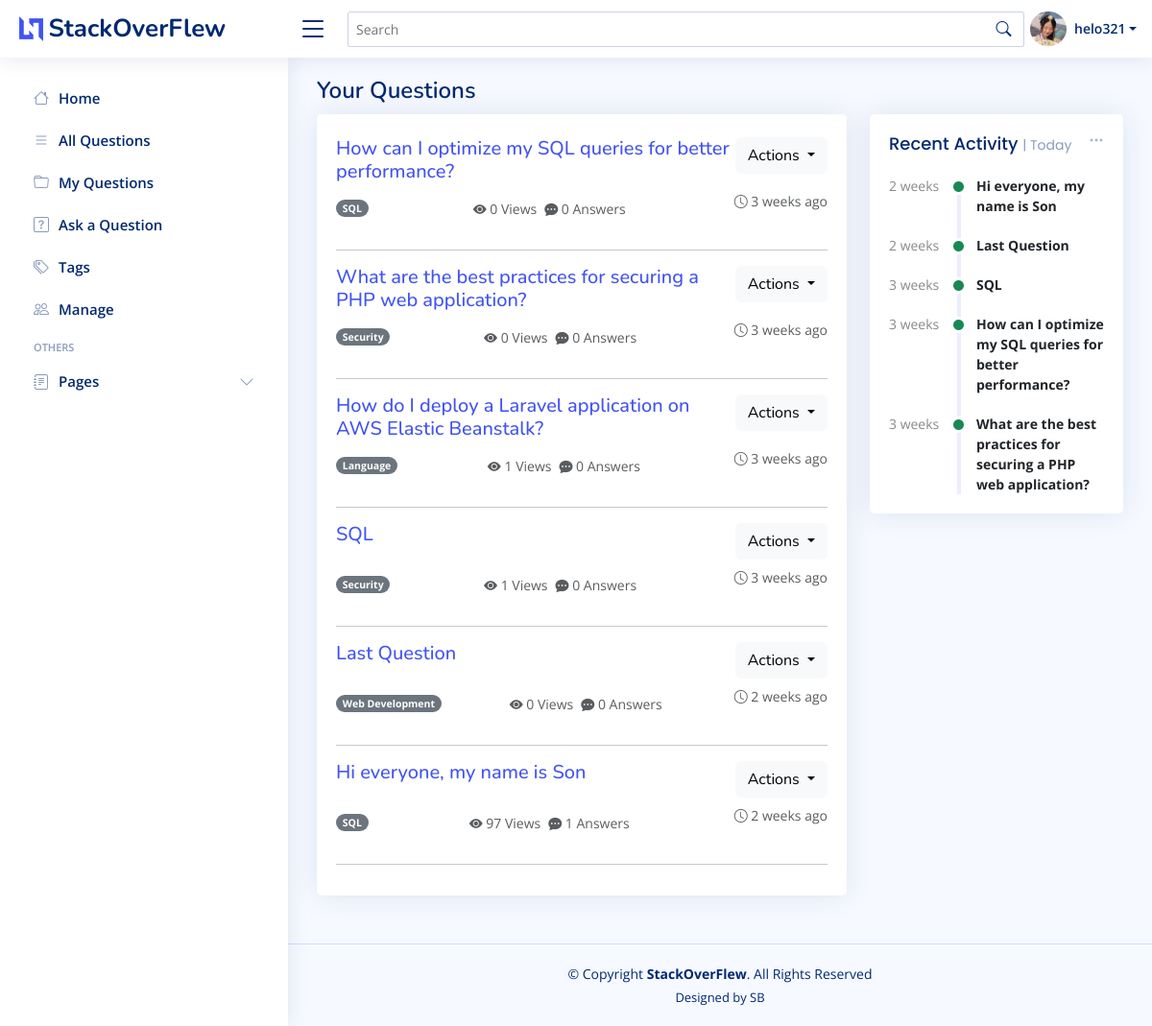
/users/user_questions.php (signed in), run on the app's committed database.
### tables this page shows
CREATE TABLE `users` (
  `user_id` int(11) NOT NULL,
  `username` varchar(50) NOT NULL,
  `password` varchar(255) NOT NULL,
  `created_at` timestamp NOT NULL DEFAULT current_timestamp(),
  `fullName` varchar(255) DEFAULT NULL,
  `jobTitle` varchar(255) DEFAULT NULL,
  `about` text DEFAULT NULL,
  `company` varchar(255) DEFAULT NULL,
  `country` varchar(100) DEFAULT NULL,
  `address` varchar(255) DEFAULT NULL,
  `phone` varchar(20) DEFAULT NULL,
  `email` varchar(255) DEFAULT NULL,
  `twitterURL` varchar(255) DEFAULT NULL,
  `facebookURL` varchar(255) DEFAULT NULL,
  `instagramURL` varchar(255) DEFAULT NULL,
  `linkedinURL` varchar(255) DEFAULT NULL,
  `profile_image` varchar(255) DEFAULT NULL,
  `role_id` int(11) DEFAULT NULL
);

CREATE TABLE `questions` (
  `question_id` int(11) NOT NULL,
  `user_id` int(11) NOT NULL,
  `title` varchar(255) NOT NULL,
  `body` text NOT NULL,
  `question_image` varchar(255) DEFAULT NULL,
  `created_at` timestamp NOT NULL DEFAULT current_timestamp(),
  `views` int(11) DEFAULT 0,
  `tag_id` int(11) NOT NULL
);

CREATE TABLE `tags` (
  `tag_id` int(11) NOT NULL,
  `name` varchar(30) NOT NULL,
  `description` text DEFAULT NULL
);

### users/user_questions.php (called while the page is built, shortened)
<?php
include "../includes/db_connect.php";
include "../includes/functions.php";
if (isset($_SESSION['user_id'])) {
    $user_id = $_SESSION['user_id'];
} else {
    header("Location: ../users/user_login.php");
    exit();
}
try {
    $sql = "SELECT * FROM questions WHERE user_id = :user_id";
    $stmt = $pdo->prepare($sql);
    $stmt->bindParam(':user_id', $user_id, PDO::PARAM_INT);
    $stmt->execute();
    $questions = $stmt->fetchAll(PDO::FETCH_ASSOC);
} catch (PDOException $e) {
    echo "Error: " . $e->getMessage();
}
$title = 'Your Questions';
include '../templates/user_questions.html.php';
$output = ob_get_clean();
include '../index.html.php';
?>

### includes/functions.php (called while the page is built, shortened)
<?php
if (isset($_GET['search_term']) && !empty($_GET['search_term'])) {
    $search_term = '%' . $_GET['search_term'] . '%';
    try {
        $sql = "SELECT *
                FROM questions
                WHERE title LIKE :search_term OR body LIKE :search_term LIKE :search_term";
        $stmt = $pdo->prepare($sql);
        $stmt->bindParam(':search_term', $search_term, PDO::PARAM_STR);
        $stmt->execute();
        $questions = $stmt->fetchAll(PDO::FETCH_ASSOC);
    } catch (PDOException $e) {
        echo "Error: " . $e->getMessage();
    }
} else {
    try {
        $sql = "SELECT * FROM questions";
        $stmt = $pdo->query($sql);
        $questions = $stmt->fetchAll(PDO::FETCH_ASSOC);
    } catch (PDOException $e) {
        echo "Error: " . $e->getMessage();
    }
}
function getUserProfileInfo($user_id)
{
    global $pdo;
    $query = "SELECT * FROM users WHERE user_id = :user_id";
    $stmt = $pdo->prepare($query);
    $stmt->execute(['user_id' => $user_id]);
    if ($stmt->rowCount() > 0) {
        $user_info = $stmt->fetch(PDO::FETCH_ASSOC);
        return $user_info;
    } else {
        return false;
    }
}
function calculateTimeLabel($created_at)
{
    $timestamp = strtotime($created_at);
    $now = time();
    $delta = abs($now - $timestamp);
    if ($delta < 60) {
        return "$delta sec";
    } else if ($delta < 3600) {
        $minutes = round($delta / 60);
        return "$minutes min";
    } else if ($delta < 86400) {
        $hours = round($delta / 3600);
        return "$hours hrs";
    } else if ($delta < 604800) {
        $days = round($delta / 86400);
        return "$days day";
    } else if ($delta < 2592000) {
        $weeks = round($delta / 604800);
        return "$weeks weeks";
    } else {
        $years = round($delta / 31536000);
        return "$years years";
    }
}
function sortQuestions($questions)
{
    usort($questions, function ($q1, $q2) {
        $timestamp1 = strtotime($q1['created_at']);
        $timestamp2 = strtotime($q2['created_at']);
        if ($timestamp1 === false || $timestamp2 === false) {
            return 0;
        } else {
            return $timestamp2 - $timestamp1;
        }
    });
    return $questions;
}
function getTagNameById($pdo, $tag_id) {
    $tag_sql = "SELECT name FROM tags WHERE tag_id = :tag_id";
    $tag_stmt = $pdo->prepare($tag_sql);
    $tag_stmt->bindParam(':tag_id', $tag_id, PDO::PARAM_INT);
    $tag_stmt->execute();
    $tag_name = $tag_stmt->fetch(PDO::FETCH_ASSOC)['name'];
    return $tag_name;
}
function getNumberReplies($pdo, $question_id) {
    $sql = "SELECT COUNT(*) AS num_replies FROM answers WHERE question_id = :question_id";
    $stmt = $pdo->prepare($sql);
    $stmt->bindParam(':question_id', $question_id, PDO::PARAM_INT);
    $stmt->execute();
    $num_replies = $stmt->fetch(PDO::FETCH_ASSOC)['num_replies'];
    return $num_replies;
}
?>

### templates/user_questions.html.php (the view, shortened to what this page needs)
<div class="card top-selling overflow-auto">
    <div class="card-body pb-0 mt-4">
        <table class="table table-borderless">
            <?php if (!empty($questions)) : ?>
                <div>
                    <?php foreach ($questions as $question) :
                    ?>
                        <div class="question mb-4 shadow-mb">
                            <div class="question-header">
                                <h5 class="question-title d-flex justify-content-between">
                                    <a href="../read/questions.php?question_id=<?php echo $question['question_id']; ?>"><?php echo $question['title']; ?></a>
                                    <div class="dropdown">
                                        <button class="btn btn-light dropdown-toggle" type="button" id="dropdownMenuButton" data-bs-toggle="dropdown" aria-expanded="false">
                                            Actions</i>
                                        </button>
                                    </div>
                                </h5>
                                <div class="d-flex justify-content-between align-items-center">
                                    <?php $tag_name = getTagNameById($pdo, $question['tag_id']); ?>
                                    <span class="badge rounded-pill bg-secondary me-1"><?php echo $tag_name; ?></span>
                                    <div class="d-flex align-items-center">
                                        <a href="#" class="text-muted me-2"><i class="bi bi-eye-fill"></i> <?php echo $question['views']; ?> Views</a>
                                        <?php $num_replies = getNumberReplies($pdo, $question['question_id']); ?>
                                        <a href="#" class="text-muted me-2"><i class="bi bi-chat-dots-fill"></i> <?php echo $num_replies; ?> Answers</a>
                                    </div>
                                    <p href="#" class="text-muted">
                                        <i class="bi bi-clock"></i> <?php echo calculateTimeLabel($question['created_at']); ?> ago
                                    </p>
                                </div>
                            </div>
                        </div>
                        <hr>
                    <?php endforeach; ?>
                </div>
            <?php else : ?>
                <h5>You haven't asked any questions yet!</h5>
            <?php endif; ?>
        </table>
    </div>
</div>

### index.html.php (shortened to what this page needs)
<?php
if (!isset($_SESSION['user_id'])) {
  $user_id = null;
  $user_info = null;
  $userRole = null;
} else {
  $user_id = $_SESSION['user_id'];
  $user_info = getUserProfileInfo($user_id);
}
?>
<!DOCTYPE html>
<html lang="en">
<head>
  <link href="../assets/vendor/bootstrap/css/bootstrap.min.css" rel="stylesheet">
  <link href="../assets/vendor/bootstrap-icons/bootstrap-icons.css" rel="stylesheet">
  <link href="../assets/vendor/boxicons/css/boxicons.min.css" rel="stylesheet">
  <link href="../assets/vendor/quill/quill.snow.css" rel="stylesheet">
  <link href="../assets/vendor/quill/quill.bubble.css" rel="stylesheet">
  <link href="../assets/vendor/remixicon/remixicon.css" rel="stylesheet">
  <link href="../assets/vendor/simple-datatables/style.css" rel="stylesheet">
  <link href="../assets/css/style.css" rel="stylesheet">
</head>
<body>
  <header id="header" class="header fixed-top d-flex align-items-center">
    <div class="d-flex align-items-center justify-content-between">
      <a href="../index.php" class="logo d-flex align-items-center">
        <img src="../assets/img/logo.png" alt="">
        <span class="d-none d-lg-block">StackOverFlew</span>
      </a>
      <i class="bi bi-list toggle-sidebar-btn"></i>
    </div>
    <div class="search-bar">
      <form class="search-form d-flex align-items-center" method="GET" action="../read/question_lists.php">
        <input type="text" name="search_term" placeholder="Search" title="Enter search keyword" style="width: 800px;">
        <button type="submit" title="Search"><i class="bi bi-search"></i></button>
      </form>
    </div>
    <nav class="header-nav ms-auto">
      <ul class="d-flex align-items-center">
        <li class="nav-item dropdown pe-3">
          <?php if (isset($_SESSION['logged_in']) && $_SESSION['logged_in'] === true) : ?>
            <a class="nav-link nav-profile d-flex align-items-center pe-0" href="#" data-bs-toggle="dropdown">
              <?php
              if (!empty($user_info['profile_image'])) {
                echo '<img src="' . $user_info['profile_image'] . '" alt="Profile" class="rounded-circle">';
              } else {
                echo '<img src="../assets/img/profile/default_profile_image.jpg" alt="Profile" class="rounded-circle">';
              }
              ?>
              <span class="d-none d-md-block dropdown-toggle ps-2"><?php echo $user_info['username']; ?></span>
            </a>
          <?php endif; ?>
        </li>
      </ul>
    </nav>
  </header>
  <aside id="sidebar" class="sidebar">
    <ul class="sidebar-nav" id="sidebar-nav">
      <a class="nav-link collapsed" href="../index.php">
        <i class="bi bi-house"></i>
        <span>Home</span>
      </a>
      <a class="nav-link collapsed" href="../read/question_lists.php">
        <i class="bi bi-list"></i><span>All Questions</span><i class="bi bi-chevron ms-auto"></i>
      </a>
      <?php if (isset($_SESSION['logged_in']) && $_SESSION['logged_in'] === true) : ?>
        <a class="nav-link collapsed" href="../users/user_questions.php">
          <i class="bi bi-folder"></i><span>My Questions</span><i class="bi bi-chevron ms-auto"></i>
        </a>
      <?php endif; ?>
      <a class="nav-link collapsed" href="../create/ask_question.php">
        <i class="bi bi-question-square"></i><span>Ask a Question</span><i class="bi bi-chevron ms-auto"></i>
      </a>
      <a class="nav-link collapsed" href="../read/tags.php">
        <i class="bi bi-tags"></i><span>Tags</span><i class="bi bi-chevron ms-auto"></i>
      </a>
      <?php if ($user_info !== null && $user_info['role_id'] === 1) : ?>
        <a class="nav-link collapsed" href="../edit/manage.php">
          <i class="bi bi-people"></i><span>Manage</span><i class="bi bi-chevron ms-auto"></i>
        </a>
      <?php endif; ?>
      <li class="nav-heading">Others</li>
      <a class="nav-link collapsed" data-bs-target="#forms-nav" data-bs-toggle="collapse" href="#">
        <i class="bi bi-journal-text"></i><span>Pages</span><i class="bi bi-chevron-down ms-auto"></i>
      </a>
    </ul>
  </aside>
  <main id="main" class="main">
    <div class="pagetitle">
      <h1>
        <?= $title ?>
      </h1>
    </div>
    <section class="section dashboard">
      <div class="row">
        <div class="col-lg-8">
          <div class="row">
            <div class="col-12">
              <div>
                <?= $output ?>
              </div>
            </div>
          </div>
        </div>
        <div class="col-lg-4">
          <div class="card">
            <div class="filter">
              <a class="icon" href="#" data-bs-toggle="dropdown"><i class="bi bi-three-dots"></i></a>
            </div>
            <div class="card-body">
              <h5 class="card-title">Recent Activity <span>| Today</span></h5>
              <div class="activity">
                <?php
                $questions = sortQuestions($questions);
                $recentQuestions = array_slice($questions, 0, 5);
                foreach ($recentQuestions as $question) : ?>
                  <div class="activity-item d-flex">
                    <div class="activite-label"><?php echo calculateTimeLabel($question['created_at']); ?></div>
                    <i class='bi bi-circle-fill activity-badge text-success align-self-start'></i>
                    <div class="activity-content">
                      <a class="fw-bold text-dark" href="../read/questions.php?question_id=<?php echo $question['question_id']; ?>"><?php echo $question['title']; ?></a>
                    </div>
                  </div>
                <?php endforeach; ?>
              </div>
            </div>
          </div>
        </div>
      </div>
    </section>
  </main>
  <footer id="footer" class="footer">
    <div class="copyright">
      &copy; Copyright <strong><span>StackOverFlew</span></strong>. All Rights Reserved
    </div>
    <div class="credits">
      Designed by SB</a>
    </div>
  </footer>
</body>
</html>

### data on the page
users: profile_image (picture), username "helo321"
questions: title "How can I optimize my SQL queries for better performance?", tag.name "SQL", views "0", num_replies "0", created_at "3 weeks"
questions: title "What are the best practices for securing a PHP web application?", tag.name "Security", views "0", num_replies "0", created_at "3 weeks"
questions: title "How do I deploy a Laravel application on AWS Elastic Beanstalk?", tag.name "Language", views "1", num_replies "0", created_at "3 weeks"
questions: title "SQL", tag.name "Security", views "1", num_replies "0", created_at "3 weeks"
questions: title "Last Question", tag.name "Web Development", views "0", num_replies "0", created_at "2 weeks"
questions: title "Hi everyone, my name is Son", tag.name "SQL", views "97", num_replies "1", created_at "2 weeks"

### other printed values
$title "Your Questions"
